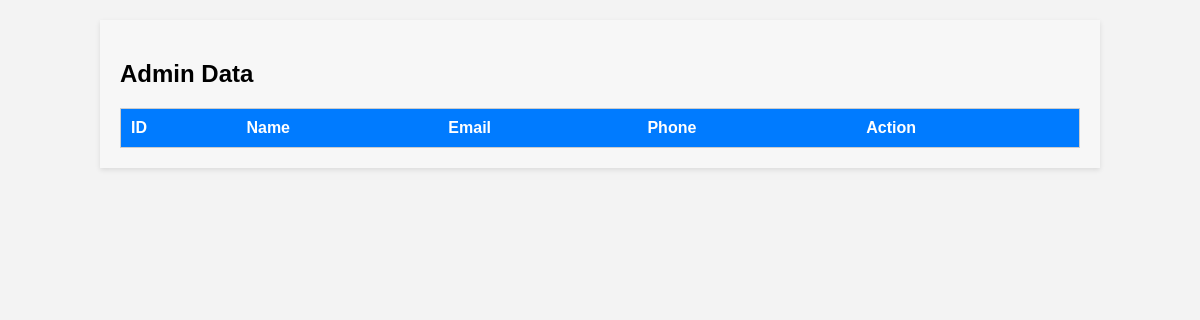
The page /admin/storeAdminDetails.php on the database as committed earlier.
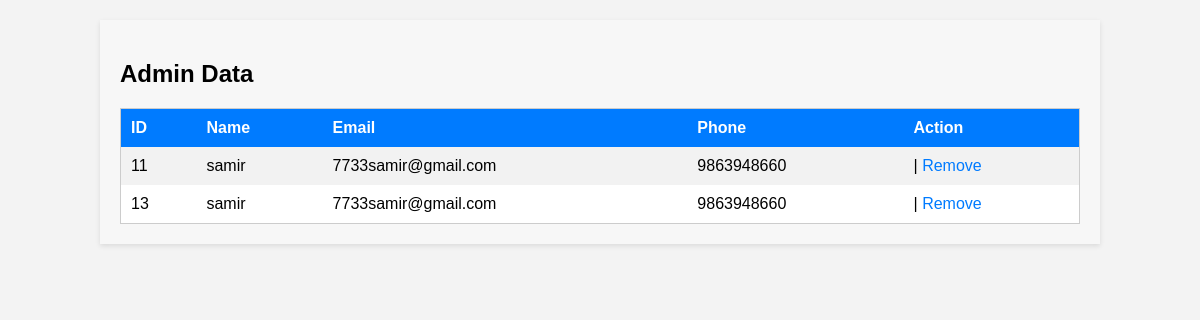
The same page on the database as committed later.
### tables this page shows
CREATE TABLE `users_table` (
  `id` int(11) NOT NULL,
  `name` varchar(50) NOT NULL,
  `email` varchar(100) NOT NULL,
  `password` varchar(50) NOT NULL,
  `phone` bigint(20) NOT NULL
);

### admin/storeAdminDetails.php (the view, shortened to what this page needs)
<?php
include '../dbconnect.php';
$select = mysqli_query($conn, "SELECT * FROM `users_table`") or die('query failed');
?>
<!DOCTYPE html>
<html lang="en">
<head>
</head>
<body>
<div class="container">
   <h2>Admin Data</h2>
   <table class="user-table">
      <tr>
         <th>ID</th>
         <th>Name</th>
         <th>Email</th>
         <th>Phone</th>
         <th>Action</th>
      </tr>
      <?php
      while ($row = mysqli_fetch_assoc($select)) {
         echo '<tr>';
         echo '<td>' . $row['id'] . '</td>';
         echo '<td>' . $row['name'] . '</td>';
         echo '<td>' . $row['email'] . '</td>';
         echo '<td>' . $row['phone'] . '</td>';
         echo '<td><a href="update.php?id=' . $row['id'] . '"></a> | <a href="admin_delete.php?id=' . $row['id'] . '">Remove</a></td>';
         echo '</tr>';
      }
      ?>
   </table>
</div>
</body>
</html>

Rows that differ between the two databases and show on the page:
added users_table: id "11", name "samir", email "7733samir@gmail.com", phone "9863948660"
added users_table: id "13", name "samir", email "7733samir@gmail.com", phone "9863948660"
